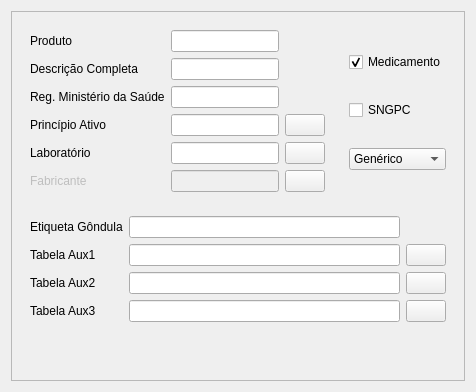
          <widget class="QWidget" name="Descricao">
           <attribute name="title">
            <string>Descrição</string>
           </attribute>
           <layout class="QGridLayout" name="gridLayout">
            <item row="0" column="0">
             <widget class="QFrame" name="Description_Frame">
              <property name="sizePolicy">
               <sizepolicy hsizetype="Preferred" vsizetype="Preferred">
                <horstretch>0</horstretch>
                <verstretch>0</verstretch>
               </sizepolicy>
              </property>
              <property name="minimumSize">
               <size>
                <width>0</width>
                <height>0</height>
               </size>
              </property>
              <property name="autoFillBackground">
               <bool>true</bool>
              </property>
              <property name="frameShape">
               <enum>QFrame::StyledPanel</enum>
              </property>
              <property name="frameShadow">
               <enum>QFrame::Raised</enum>
              </property>
              <layout class="QGridLayout" name="gridLayout_11">
               <item row="4" column="0" colspan="2">
                <spacer name="DescrVerticSpacer">
                 <property name="orientation">
                  <enum>Qt::Vertical</enum>
                 </property>
                 <property name="sizeHint" stdset="0">
                  <size>
                   <width>20</width>
                   <height>40</height>
                  </size>
                 </property>
                </spacer>
               </item>
               <item row="0" column="1">
                <widget class="QWidget" name="Descr_Widget2" native="true">
                 <layout class="QVBoxLayout" name="verticalLayout_3">
                  <item>
                   <widget class="QCheckBox" name="MedCheckBox_2">
                    <property name="text">
                     <string>Medicamento</string>
                    </property>
                    <property name="checked">
                     <bool>true</bool>
                    </property>
                   </widget>
                  </item>
                  <item>
                   <widget class="QCheckBox" name="SNGPC_Checkbox">
                    <property name="text">
                     <string>SNGPC</string>
                    </property>
                    <property name="autoRepeat">
                     <bool>false</bool>
                    </property>
                    <property name="tristate">
                     <bool>false</bool>
                    </property>
                   </widget>
                  </item>
                  <item>
                   <widget class="QComboBox" name="Type_ComboBox">
                    <item>
                     <property name="text">
                      <string>Genérico</string>
                     </property>
                    </item>
                    <item>
                     <property name="text">
                      <string>Similar</string>
                     </property>
                    </item>
                    <item>
                     <property name="text">
                      <string>Referência</string>
                     </property>
                    </item>
                   </widget>
                  </item>
                 </layout>
                </widget>
               </item>
               <item row="0" column="0">
                <widget class="QWidget" name="Descr_Widget1" native="true">
                 <layout class="QGridLayout" name="gridLayout_3">
                  <item row="4" column="0">
                   <widget class="QLabel" name="PrinAtiv_Label">
                    <property name="text">
                     <string>Princípio Ativo</string>
                    </property>
                   </widget>
                  </item>
                  <item row="4" column="3">
                   <widget class="QPushButton" name="PrinAtivSearchButton">
                    <property name="toolTip">
                     <string>&lt;html&gt;&lt;head/&gt;&lt;body&gt;&lt;p&gt;&lt;img src=&quot;:/NPX ICO/search.png&quot;/&gt;&lt;/p&gt;&lt;/body&gt;&lt;/html&gt;</string>
                    </property>
                    <property name="styleSheet">
                     <string notr="true">image: url(:/NPX ICO/search.png);</string>
                    </property>
                    <property name="text">
                     <string/>
                    </property>
                    <property name="icon">
                     <iconset resource="npx.qrc">
                      <normaloff>:/NPX ICO/search.png</normaloff>:/NPX ICO/search.png</iconset>
                    </property>
                   </widget>
                  </item>
                  <item row="0" column="0">
                   <widget class="QLabel" name="Product_Label_2">
                    <property name="text">
                     <string>Produto</string>
                    </property>
                   </widget>
                  </item>
                  <item row="2" column="0">
                   <widget class="QLabel" name="Reg_Label_2">
                    <property name="text">
                     <string>Reg. Ministério da Saúde</string>
                    </property>
                   </widget>
                  </item>
                  <item row="4" column="2">
                   <widget class="QLineEdit" name="PrintAtiv_Entry"/>
                  </item>
                  <item row="0" column="2">
                   <widget class="QLineEdit" name="Product_Entry_2"/>
                  </item>
                  <item row="2" column="2">
                   <widget class="QLineEdit" name="Reg_Entry">
                    <property name="sizePolicy">
                     <sizepolicy hsizetype="Minimum" vsizetype="Fixed">
                      <horstretch>0</horstretch>
                      <verstretch>0</verstretch>
                     </sizepolicy>
                    </property>
                   </widget>
                  </item>
                  <item row="1" column="0">
                   <widget class="QLabel" name="Descr_Label">
                    <property name="text">
                     <string>Descrição Completa</string>
                    </property>
                   </widget>
                  </item>
                  <item row="1" column="2">
                   <widget class="QLineEdit" name="Desc_Entry"/>
                  </item>
                  <item row="5" column="0">
                   <widget class="QLabel" name="Lab_Label">
                    <property name="text">
                     <string>Laboratório</string>
                    </property>
                   </widget>
                  </item>
                  <item row="5" column="2">
                   <widget class="QLineEdit" name="Lab_Entry"/>
                  </item>
                  <item row="6" column="2">
                   <widget class="QLineEdit" name="Fabr_Entry">
                    <property name="enabled">
                     <bool>false</bool>
                    </property>
                   </widget>
                  </item>
                  <item row="6" column="0">
                   <widget class="QLabel" name="Fabr_Label">
                    <property name="enabled">
                     <bool>false</bool>
                    </property>
                    <property name="text">
                     <string>Fabricante</string>
                    </property>
                   </widget>
                  </item>
                  <item row="5" column="3">
                   <widget class="QPushButton" name="LabSearchButton">
                    <property name="toolTip">
                     <string>&lt;html&gt;&lt;head/&gt;&lt;body&gt;&lt;p&gt;&lt;img src=&quot;:/NPX ICO/search.png&quot;/&gt;&lt;/p&gt;&lt;/body&gt;&lt;/html&gt;</string>
                    </property>
                    <property name="styleSheet">
                     <string notr="true">image: url(:/NPX ICO/search.png);</string>
                    </property>
                    <property name="text">
                     <string/>
                    </property>
                    <property name="icon">
                     <iconset resource="npx.qrc">
                      <normaloff>:/NPX ICO/search.png</normaloff>:/NPX ICO/search.png</iconset>
                    </property>
                   </widget>
                  </item>
                  <item row="6" column="3">
                   <widget class="QPushButton" name="FabrSearchButton">
                    <property name="toolTip">
                     <string>&lt;html&gt;&lt;head/&gt;&lt;body&gt;&lt;p&gt;&lt;img src=&quot;:/NPX ICO/search.png&quot;/&gt;&lt;/p&gt;&lt;/body&gt;&lt;/html&gt;</string>
                    </property>
                    <property name="styleSheet">
                     <string notr="true">image: url(:/NPX ICO/search.png);</string>
                    </property>
                    <property name="text">
                     <string/>
                    </property>
                    <property name="icon">
                     <iconset resource="npx.qrc">
                      <normaloff>:/NPX ICO/search.png</normaloff>:/NPX ICO/search.png</iconset>
                    </property>
                   </widget>
                  </item>
                 </layout>
                </widget>
               </item>
               <item row="3" column="0" colspan="2">
                <widget class="QWidget" name="Descr_Widget3" native="true">
                 <layout class="QGridLayout" name="gridLayout_10">
                  <item row="2" column="2">
                   <widget class="QPushButton" name="Tab2Search">
                    <property name="toolTip">
                     <string>&lt;html&gt;&lt;head/&gt;&lt;body&gt;&lt;p&gt;&lt;img src=&quot;:/NPX ICO/search.png&quot;/&gt;&lt;/p&gt;&lt;/body&gt;&lt;/html&gt;</string>
                    </property>
                    <property name="styleSheet">
                     <string notr="true">image: url(:/NPX ICO/search.png);</string>
                    </property>
                    <property name="text">
                     <string/>
                    </property>
                    <property name="icon">
                     <iconset resource="npx.qrc">
                      <normaloff>:/NPX ICO/search.png</normaloff>:/NPX ICO/search.png</iconset>
                    </property>
                   </widget>
                  </item>
                  <item row="3" column="2">
                   <widget class="QPushButton" name="Tab3Search">
                    <property name="toolTip">
                     <string>&lt;html&gt;&lt;head/&gt;&lt;body&gt;&lt;p&gt;&lt;img src=&quot;:/NPX ICO/search.png&quot;/&gt;&lt;/p&gt;&lt;/body&gt;&lt;/html&gt;</string>
                    </property>
                    <property name="styleSheet">
                     <string notr="true">image: url(:/NPX ICO/search.png);</string>
                    </property>
                    <property name="text">
                     <string/>
                    </property>
                    <property name="icon">
                     <iconset resource="npx.qrc">
                      <normaloff>:/NPX ICO/search.png</normaloff>:/NPX ICO/search.png</iconset>
                    </property>
                   </widget>
                  </item>
                  <item row="1" column="0">
                   <widget class="QLabel" name="TabAux1_Label">
                    <property name="text">
                     <string>Tabela Aux1</string>
                    </property>
                   </widget>
                  </item>
                  <item row="2" column="1">
                   <widget class="QLineEdit" name="TabAux2_Entry"/>
                  </item>
                  <item row="0" column="0">
                   <widget class="QLabel" name="Etiqueta_Label">
                    <property name="text">
                     <string>Etiqueta Gôndula</string>
                    </property>
                   </widget>
                  </item>
                  <item row="1" column="2">
                   <widget class="QPushButton" name="Tab1Search">
                    <property name="toolTip">
                     <string>&lt;html&gt;&lt;head/&gt;&lt;body&gt;&lt;p&gt;&lt;img src=&quot;:/NPX ICO/search.png&quot;/&gt;&lt;/p&gt;&lt;/body&gt;&lt;/html&gt;</string>
                    </property>
                    <property name="styleSheet">
                     <string notr="true">image: url(:/NPX ICO/search.png);</string>
                    </property>
                    <property name="text">
                     <string/>
                    </property>
                    <property name="icon">
                     <iconset resource="npx.qrc">
                      <normaloff>:/NPX ICO/search.png</normaloff>:/NPX ICO/search.png</iconset>
                    </property>
                   </widget>
                  </item>
                  <item row="3" column="1">
                   <widget class="QLineEdit" name="TabAux3_Entry"/>
                  </item>
                  <item row="1" column="1">
                   <widget class="QLineEdit" name="TabAux1_Entry"/>
                  </item>
                  <item row="2" column="0">
                   <widget class="QLabel" name="TabAux2_Label">
                    <property name="text">
                     <string>Tabela Aux2</string>
                    </property>
                   </widget>
                  </item>
                  <item row="0" column="1">
                   <widget class="QLineEdit" name="Etiqueta_Entry"/>
                  </item>
                  <item row="3" column="0">
                   <widget class="QLabel" name="TabAux3_Label">
                    <property name="text">
                     <string>Tabela Aux3</string>
                    </property>
                   </widget>
                  </item>
                 </layout>
                </widget>
               </item>
              </layout>
             </widget>
            </item>
           </layout>
          </widget>
